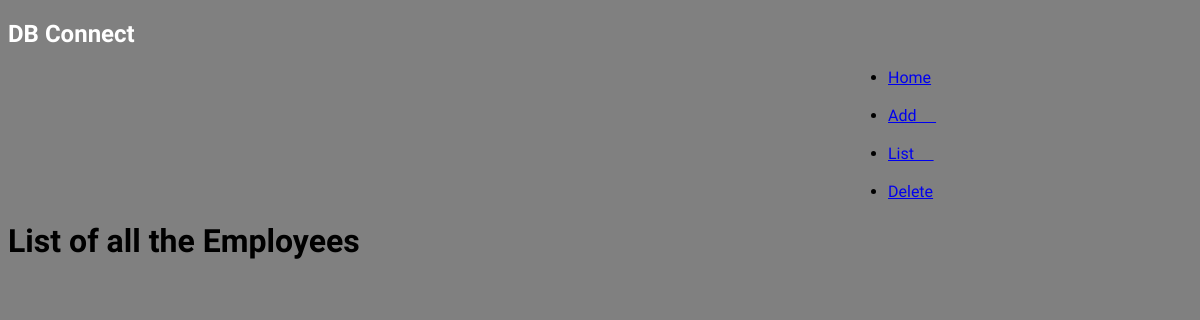
/list, run on an earlier commit of the app's database.
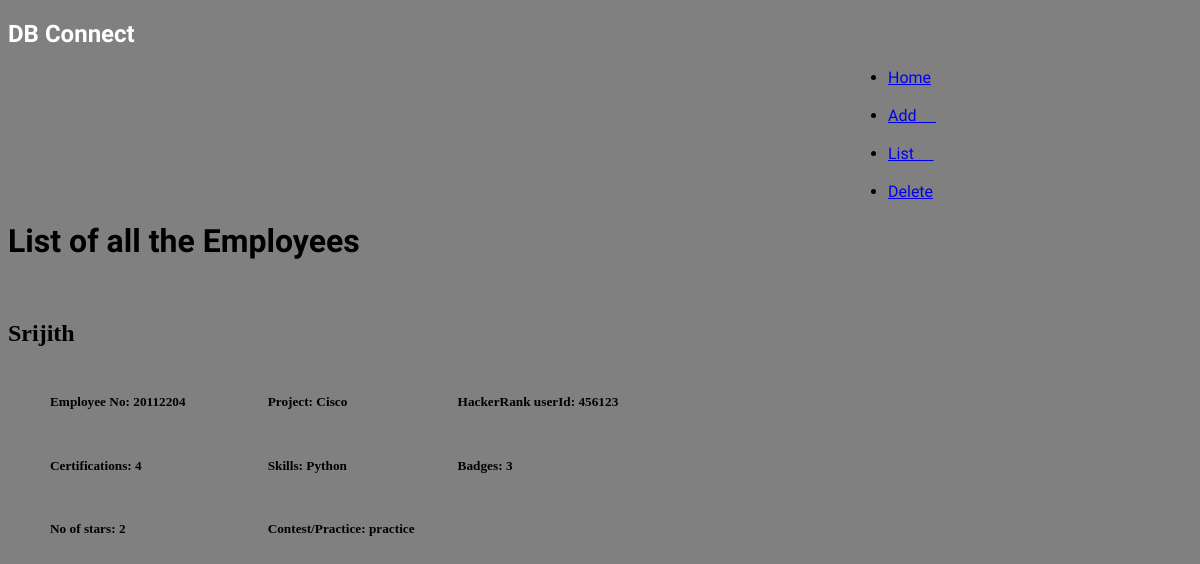
And on a later commit of the database.
### Models.py (models this page shows, shortened)
class Hacker_Rank(db.Model):
	__tablename__='Hacker Rank'
	id=db.Column(db.Integer,primary_key=True)
	project=db.Column(db.Text)
	e_num=db.Column(db.Text)
	e_name=db.Column(db.Text)
	hr_userid=db.Column(db.Text)
	cert=db.Column(db.Text)
	skill=db.Column(db.Text)
	badges=db.Column(db.Text)
	n_stars=db.Column(db.Integer)
	c_p=db.Column(db.Text)

### Models.py (the view)
@app.route('/list')
def list():
	emp=Hacker_Rank.query.all()
	return render_template('list.html',emp=emp)

### templates/list.html
{% extends "base.html" %}
{% block content %}
<div class="jumbotron">
	<h1 style="font-family: 'Rowdies', cursive;">List of all the Employees</h1>
	{% for em in emp %}
	<br>
	<table >
		<thead>
			<tr><h2>{{em.e_name}}</h2></tr>
		</thead>
		<tbody>
			<tr >
				<td style="padding:0 40px" ><h5>Employee No: {{em.e_num}}</h5></td>
				<td style="padding:0 40px"><h5>Project: {{em.project}}</h5></td>
				<td><h5>HackerRank userId: {{em.hr_userid}}</h5></td>
			</tr>
			<tr>
				<td style="padding:0 40px"><h5>Certifications: {{em.cert}}</h5></td>
				<td style="padding:0 40px"><h5>Skills: {{em.skill}}</h5></td>
				<td><h5>Badges: {{em.badges}}</h5></td>
			</tr>
			<tr>
				<td style="padding:0 40px"><h5>No of stars: {{em.n_stars}}</h5></td>
				<td style="padding:0 40px"><h5>Contest/Practice: {{em.c_p}}</h5></td>
			</tr>
		</tbody>
	</table>
	{% endfor %}
</div>
{% endblock %}

### templates/base.html (shortened to what this page needs)
<!DOCTYPE html>
<html>
<head>
	<link rel="stylesheet" href="https://stackpath.bootstrapcdn.com/bootstrap/4.5.0/css/bootstrap.min.css"integrity="sha384-9aIt2nRpC12Uk9gS9baDl411NQApFmC26EwAOH8WgZl5MYYxFfc+NcPb1dKGj7Sk">
</head>
<body style="background-color:grey;">
	<nav class="navbar navbar-expand-lg navbar-dark bg-dark" >
        <h2 style="color:#FFFFFF;font-family: 'Viga', sans-serif;">DB Connect</h2>
        <ul class="navbar-nav mr-auto align-right"  style="margin-left:840px;font-family: 'Viga', sans-serif;">
            <li class="nav-item active">
              <a class="nav-link btn btn-outline-primary" href="{{url_for('home')}}">Home </a>
            </li>
            <li class="nav-item active">
              <a class="nav-link btn btn-outline-primary" href="{{url_for('add')}}">Add&emsp;&thinsp;</a>
            </li>
            <li class="nav-item active">
              <a class="nav-link btn btn-outline-primary" href="{{url_for('list')}}">List&emsp;&thinsp;</a>
            </li>
            <li class="nav-item active">
              <a class="nav-link btn btn-outline-primary" href="{{url_for('delete')}}">Delete </a>
            </li>
        </ul>
    </nav>
        {% block content %}
        {% endblock %}
</body>
</html>

What changed in the data, as far as the page shows it:
added Hacker_Rank: e_name "Srijith", e_num "20112204", project "Cisco", hr_userid "456123", cert "4", skill "Python", badges "3", n_stars "2", c_p "practice"
